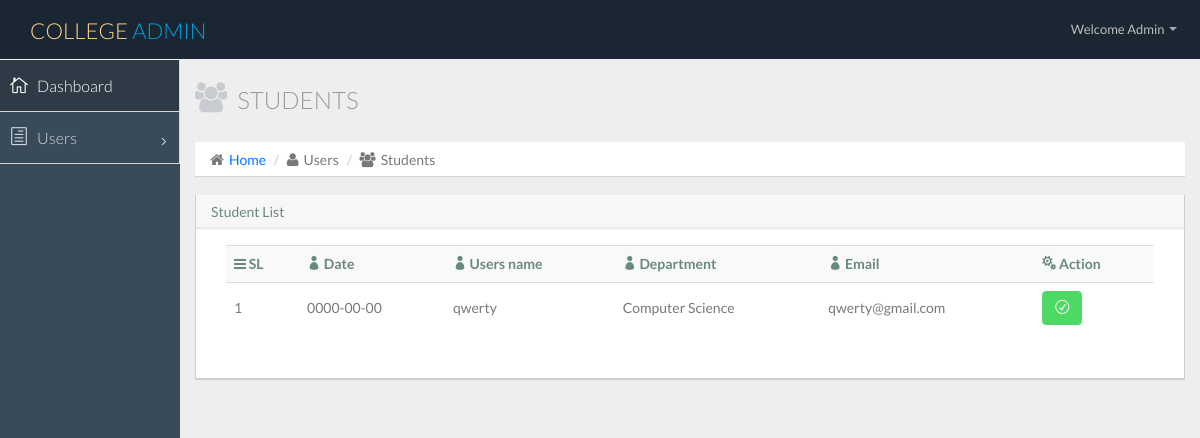
Screenshot of /admin_student.php (signed in) with the database file from the repository.
### tables this page shows
CREATE TABLE IF NOT EXISTS `user` (
  `id` int(10) NOT NULL AUTO_INCREMENT,
  `date` date NOT NULL,
  `user_type_id` int(10) NOT NULL,
  `dep_type` int(10) DEFAULT NULL,
  `course_type` int(10) DEFAULT NULL,
  `semester` int(5) DEFAULT NULL,
  `user_name` varchar(50) NOT NULL,
  `user_email` varchar(50) NOT NULL,
  `user_pass` varchar(50) NOT NULL,
  `roll_number` varchar(30) DEFAULT NULL,
  `contact` varchar(30) DEFAULT NULL,
  `active` int(10) NOT NULL,
  PRIMARY KEY (`id`)
);

CREATE TABLE IF NOT EXISTS `department` (
  `id` int(10) NOT NULL AUTO_INCREMENT,
  `dep_type` varchar(30) NOT NULL,
  PRIMARY KEY (`id`)
);

### admin_student.php (the view, shortened to what this page needs)
<?php
include('DB/db.php');
$query=mysqli_query($link,"SELECT * FROM user where user_type_id=3");
?>
<?php include('includes/college_admin_header.php');?>
      <section id="main-content">
          <section class="wrapper">
          	<div class="row">
				<div class="col-lg-12">
					<h3 class="page-header"><i class="fa fa-users"></i> Students </h3>
					<ol class="breadcrumb">
						<li><i class="fa fa-home"></i><a href="index.html">Home</a></li>
						<li><i class="fa fa-user"></i>Users</li>
						<li><i class="fa fa-users"></i>Students</li>
					</ol>
				</div>
			</div>
						<div class="row">
			                  <div class="col-lg-12">
			                  	<section class="panel">
			                  		 <header class="panel-heading">
			                           Student List
			                         </header>
			                         <div class="panel-body">
			                         	<div class="col-lg-12">
				                      <section class="panel">
				                            <table class="table table-striped table-advance table-hover">
				                              <tbody>
			                              <tr>
			                              	 <th><i class="fa fa-bars"></i> SL</th>
			                              	 <th><i class="icon_profile"></i> Date</th>
			                                 <th><i class="icon_profile"></i> Users name</th>
			                                 <th><i class="icon_profile"></i> Department</th>
			                                 <th><i class="icon_profile"></i> Email</th>
			                                 <th><i class="icon_cogs"></i> Action</th>
			                              </tr>
			                              <?php $j=0;while($row=mysqli_fetch_assoc($query)){$j++;?>
			                              <tr>
			                              	 <td><?php echo $j;?></td>
			                              	 <td><?php echo $row['date'];?></td>
			                              	 <td><?php echo $row['user_name'];?></td>
			                              	 <td>
			                              	 	<?php
			                              	 	    $dep_id=$row['dep_type'];
			                              	 		$dep_query=mysqli_query($link,"select dep_type from department where id='$dep_id'");
			                              	 		if($dep_query){
			                              	 			$dep_row=mysqli_fetch_assoc($dep_query);
			                              	 			echo $dep_row['dep_type'];
			                              	 		}
			                              	 	?>
			                              	 </td>
			                              	 <td><?php echo $row['user_email'];?></td>
			                              	 <td>
			                              	 	<div class="btn-group">
			                              	 		<?php
			                              	 		    if($row['active'] == 1){
			                              	 		?>
			                              	 	  <a class="btn btn-success" href="includes/submit.php?active&user_id=<?php echo base64_encode($row['id']);?>"><i class="icon_check_alt2"></i></a>
			                              	 	    <?php }else if($row['active'] == 0){?>
			                                      <a class="btn btn-danger" href="includes/submit.php?active&user_id=<?php echo base64_encode($row['id']);?>"><i class="icon_close_alt2"></i></a>
			                                      <?php }?>
			                                  	</div>
			                              	 </td>
			                              </tr>
			                              <?php }?>
			                           </tbody>
				                          </table>
				                      </section>
			                  </div>
			              </div>
                         </div>
                      </section>
          </section>
      </section>
<?php include('includes/college_admin_footer.php');?>
</html>

### rows the page displays
user: date "0000-00-00", user_name "qwerty", department.dep_type "Computer Science", user_email "qwerty@gmail.com"

### other values shown
$_SESSION['college_admin_name'] "Admin"
